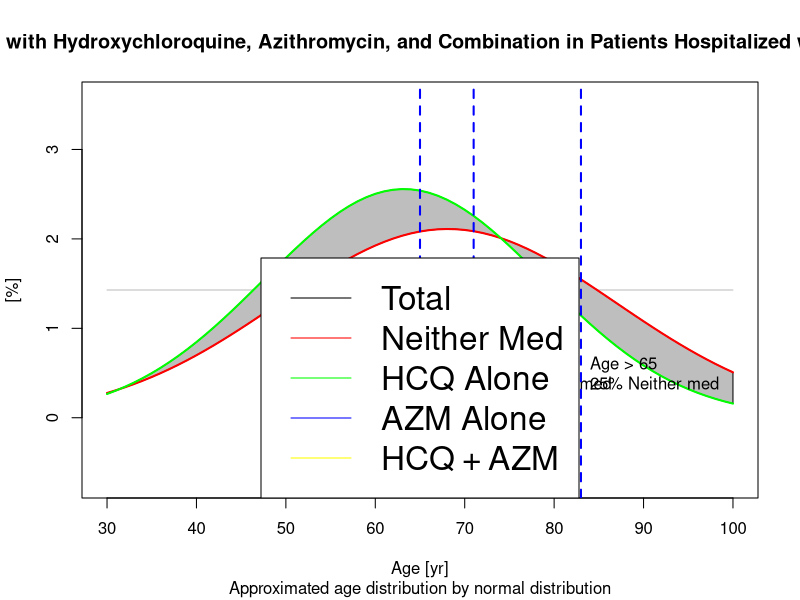

Generate this figure with R:
png("HCQ.png",width=1920,height=1080)


x<-30:100

M<-c(63.7,68.1,63.2,63.3,63.3)
S<-c(16.5,18.9,15.6,17.3,15.9)

color<-c("black","red","green","blue","yellow")


plot(x,0*x+100/70,type="l", col="grey", asp=10,xlab="Age [yr]", ylab="[%]",
    main="Treatment with Hydroxychloroquine, Azithromycin, and Combination in Patients Hospitalized with COVID-19",
    sub="Approximated age distribution by normal distribution" )
    
polygon(c(x,rev(x)),c(dnorm(x,M[2],S[2])*100,rev(dnorm(x,M[3],S[3]))*100),col="grey")

for (n in 2:3)
{
    lines(x,dnorm(x,M[n],S[n])*100,col=color[n],lty=1,lwd=2)
}
abline(v=65,col="blue",lwd=2,lty=2);text(66,0.5,"Age > 65\n61,4% Neither med\n48.9% HCQ Alone",adj=0);
abline(v=71,col="blue",lwd=2,lty=2);text(72,0.5,"Age > 71\n50% Neither med",adj=0);
abline(v=83,col="blue",lwd=2,lty=2);text(84,0.5,"Age > 65\n25% Neither med",adj=0);
legend("bottom",legend=c("Total","Neither Med","HCQ Alone","AZM Alone","HCQ + AZM"),col=color,lty=1,cex=2)
dev.off()
